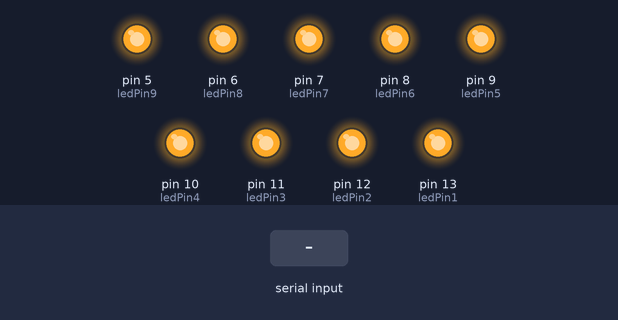
A sketch run on a simulated Arduino Uno, built with avr-gcc and run on an emulated ATmega328P. Parts: output pins drawn as LEDs (lit = HIGH). The inputs (shaded band) are chosen by the test bench.

Above: at 1.2 s.
1.3 s: "1" received over Serial
At 2.3 s:
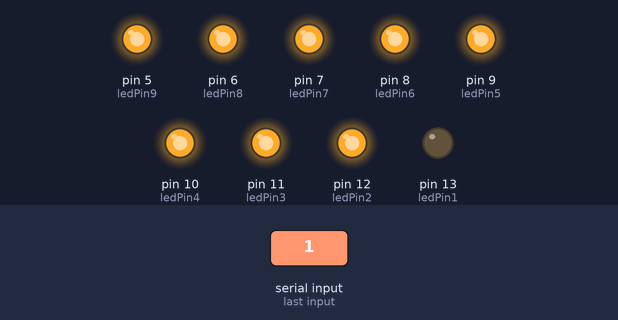
2.8 s: "2" received over Serial
At 3.5 s:
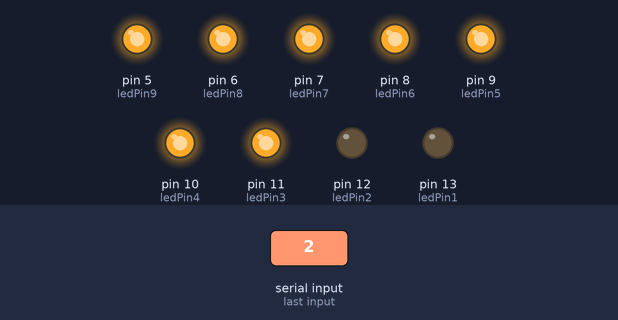
4.3 s: "3" received over Serial
At 4.6 s:
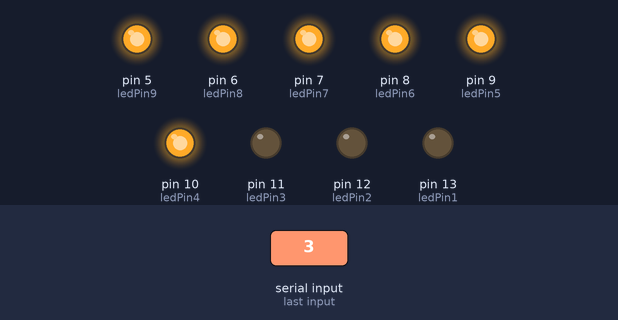
5.8 s: "4" received over Serial
At 7.0 s:
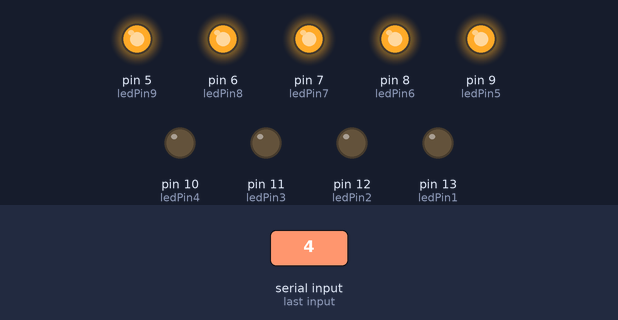
7.3 s: "5" received over Serial
At 8.1 s:
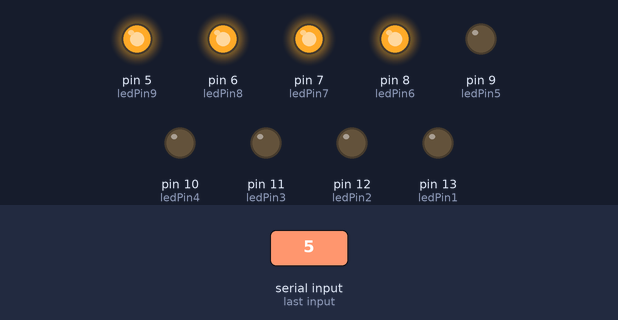
8.8 s: "6" received over Serial
At 9.3 s:
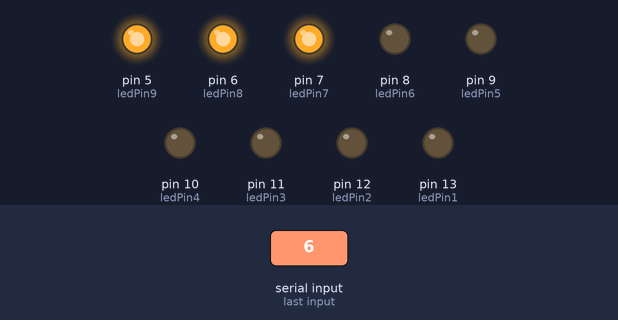
Timing chart, 0 to 11.3 s (numbered marks = the images above; inputs shaded):
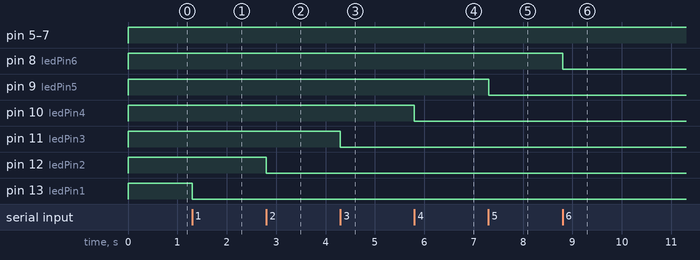

The sketch:

Programa_arduino.ino
```cpp
int ledPin1= 13, ledPin2= 12, ledPin3= 11, ledPin4= 10,
    ledPin5= 9, ledPin6= 8, ledPin7= 7, ledPin8= 6, ledPin9= 5;

int status1 = HIGH, status2 = HIGH, status3 = HIGH , status4 = HIGH
, status5 = HIGH, status6 = HIGH, status7 = HIGH
,status8 = HIGH, status9 = HIGH;
int val;
void setup() {
Serial.begin(9600);
pinMode(ledPin1, OUTPUT);
pinMode(ledPin2, OUTPUT);
pinMode(ledPin3, OUTPUT);
pinMode(ledPin4, OUTPUT);
pinMode(ledPin5, OUTPUT);
pinMode(ledPin6, OUTPUT);
pinMode(ledPin7, OUTPUT);
pinMode(ledPin8, OUTPUT);
pinMode(ledPin9, OUTPUT);

}
void loop(){
val= Serial.read();// lee el valor del puerto
if(val!= -1) {
switch(val) {
case'1': status1 = !status1; break;
case'2': status2 = !status2; break;
case'3': status3 = !status3; break;
case'4': status4 = !status4; break;
case'5': status5 = !status5; break;
case'6': status6 = !status6; break;
case'7': status7 = !status7; break;
case'8': status8 = !status8; break;
case'9': status9 = !status9; break;
}
}
digitalWrite(ledPin1, status1);
digitalWrite(ledPin2, status2);
digitalWrite(ledPin3, status3);
digitalWrite(ledPin4, status4);
digitalWrite(ledPin5, status5);
digitalWrite(ledPin6, status6);
digitalWrite(ledPin7, status7);
digitalWrite(ledPin8, status8);
digitalWrite(ledPin9, status9);
}
```

Measured:
- after the input at 1.3 s, pin 13 (ledPin1): HIGH → LOW at once
- after the input at 2.8 s, pin 12 (ledPin2): HIGH → LOW at once
- after the input at 4.3 s, pin 11 (ledPin3): HIGH → LOW at once
- after the input at 5.8 s, pin 10 (ledPin4): HIGH → LOW at once
- after the input at 7.3 s, pin 9 (ledPin5): HIGH → LOW at once
- after the input at 8.8 s, pin 8 (ledPin6): HIGH → LOW at once
